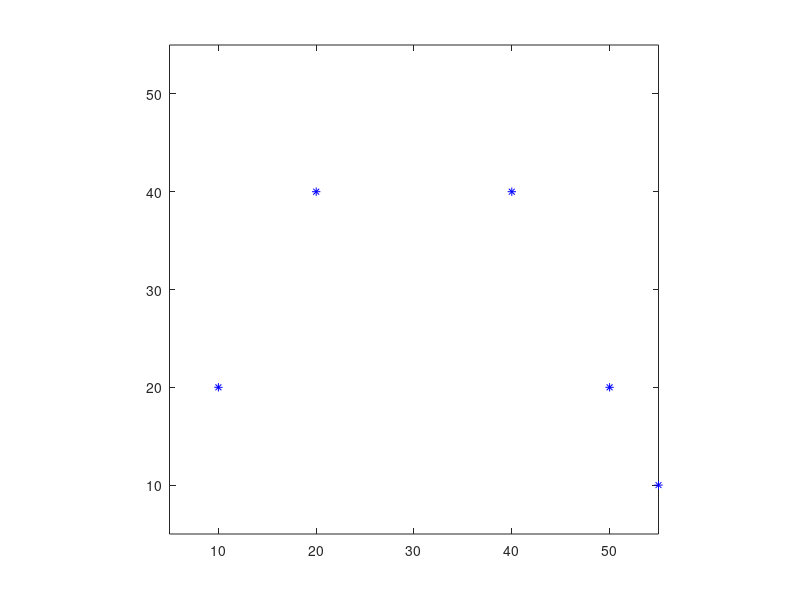

Source code (MATLAB): (Note: this script raises an error after producing the figure.)
clear

px = [10 20 40 50 55];
py = [20 40 40 20 10];

n = 4;

tk = [0 1 2 3 4];

tv = 0.5;

plot(px,py, 'b*')

axis equal
axis([5 55 5 55])
hold on

syms a3 a2 a1 a0 t

c(t) = a3 * t^3 + a2 * t^2 + a1 * t + a0;
cd(t) = diff(c,t);

e = [c(tk(1)) == px(1), c(tk(2)) == px(2), c(tk(3)) == px(3), c(tk(4)) == px(4), c(tk(5)) == px(5)];
m = solve(e, [a3 a2 a1 a0]);
x(t) = subs(c, [a3 a2 a1 a0], [m.a3 m.a2 m.a1 m.a0]);

e = [c(tk(1)) == py(1), c(tk(2)) == py(2), c(tk(3)) == py(3), c(tk(4)) == py(4), c(tk(5)) == py(5)];
m = solve(e, [a3 a2 a1 a0]);
y(t) = subs(c, [a3 a2 a1 a0], [m.a3 m.a2 m.a1 m.a0]);

fplot(x,y, [tk(1) tk(5)])